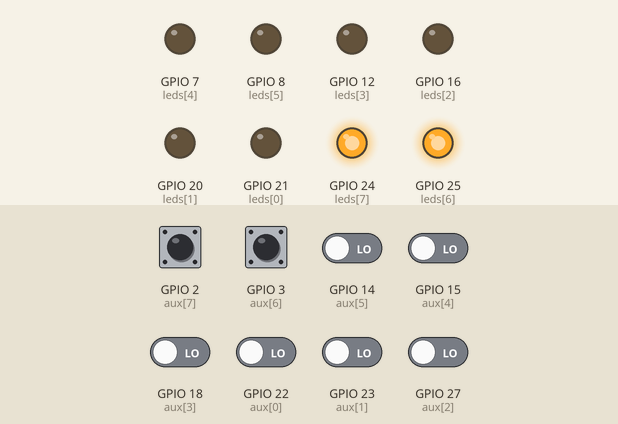
Simulated run of this program. Board: Raspberry Pi (BCM pin numbers). On the bench: output pins drawn as LEDs (lit = HIGH). The test bench sets the inputs (shaded band); at power-on: GPIO 2 (aux[7]), GPIO 3 (aux[6]) HIGH, GPIO 14 (aux[5]), GPIO 15 (aux[4]), GPIO 18 (aux[3]), GPIO 22 (aux[0]), GPIO 23 (aux[1]), GPIO 27 (aux[2]) LOW.

Above: at 1.2 s.
1.3 s: GPIO 2 (aux[7]) pulled LOW for 0.15 s
At 1.37 s:
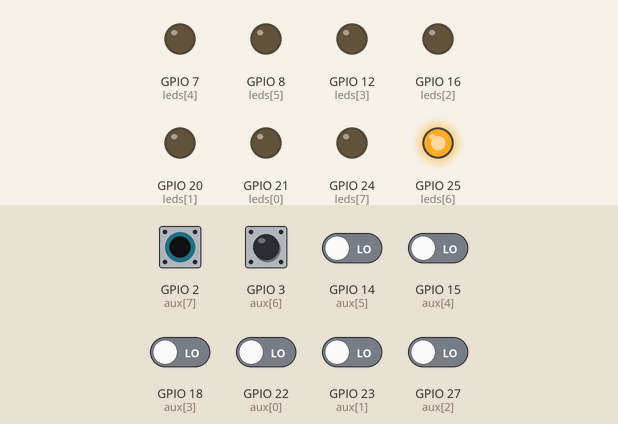
2.9 s: GPIO 3 (aux[6]) pulled LOW for 0.15 s
At 2.97 s:
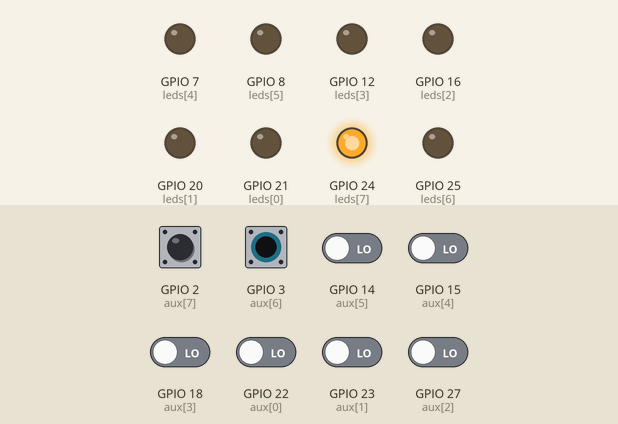
4.5 s: GPIO 14 (aux[5]) driven HIGH
At 5.7 s:
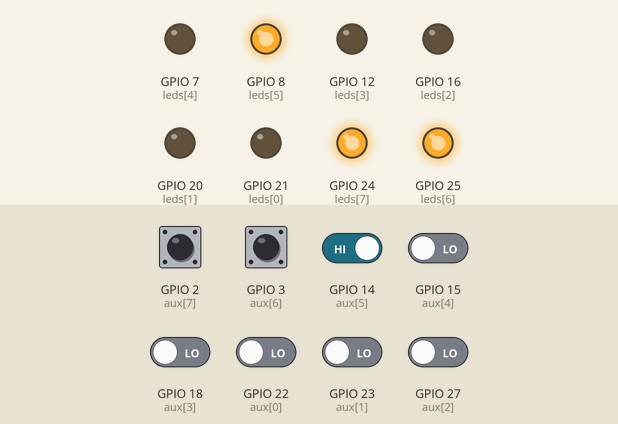
6.0 s: GPIO 15 (aux[4]) driven HIGH
At 7.1 s:
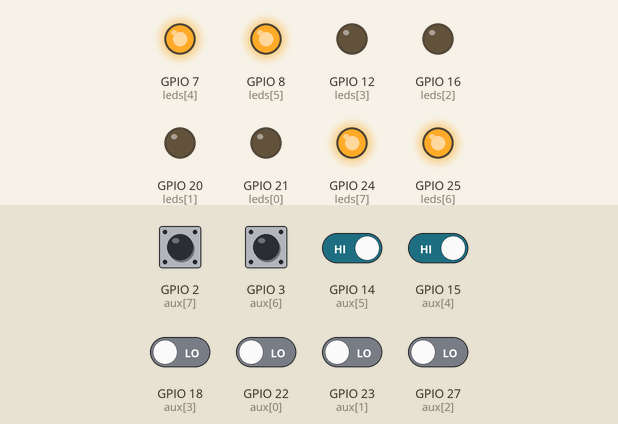
7.5 s: GPIO 18 (aux[3]) driven HIGH
At 8.2 s:
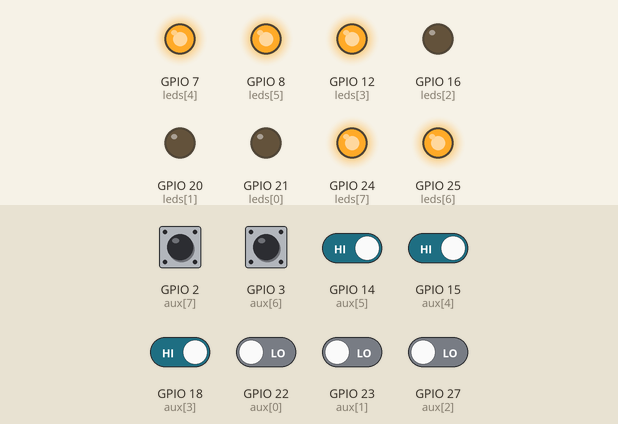
9.0 s: GPIO 22 (aux[0]) driven HIGH
At 9.4 s:
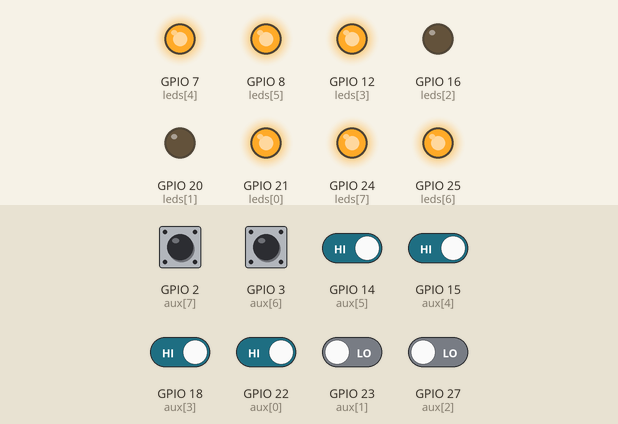
Timing chart, 0 to 11.5 s (numbered marks = the images above; inputs shaded):
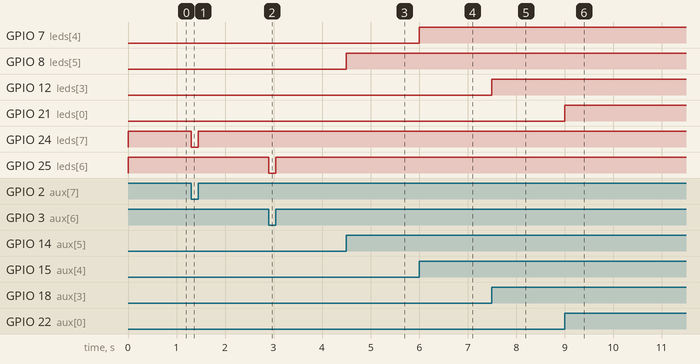

The program:

2-3-aux.py
```python
import RPi.GPIO
import time

leds = [21, 20, 16, 12, 7, 8, 25, 24]
aux = [22, 23, 27, 18, 15, 14, 3, 2]
RPi.GPIO.setmode(RPi.GPIO.BCM)
RPi.GPIO.setup(leds, RPi.GPIO.OUT)
RPi.GPIO.setup(aux, RPi.GPIO.IN)
while True:
    for i in range(8):
        RPi.GPIO.output(leds[i], RPi.GPIO.input(aux[i]))
RPi.GPIO.output(leds, 0)
RPi.GPIO.cleanup()
```

Measured:
- after the input at 1.3 s, GPIO 24 (leds[7]): HIGH → LOW at once, → HIGH 0.15 s later
- after the input at 2.9 s, GPIO 25 (leds[6]): HIGH → LOW at once, → HIGH 0.15 s later
- after the input at 4.5 s, GPIO 8 (leds[5]): LOW → HIGH at once
- after the input at 6.0 s, GPIO 7 (leds[4]): LOW → HIGH at once
- after the input at 7.5 s, GPIO 12 (leds[3]): LOW → HIGH at once
- after the input at 9.0 s, GPIO 21 (leds[0]): LOW → HIGH at once
